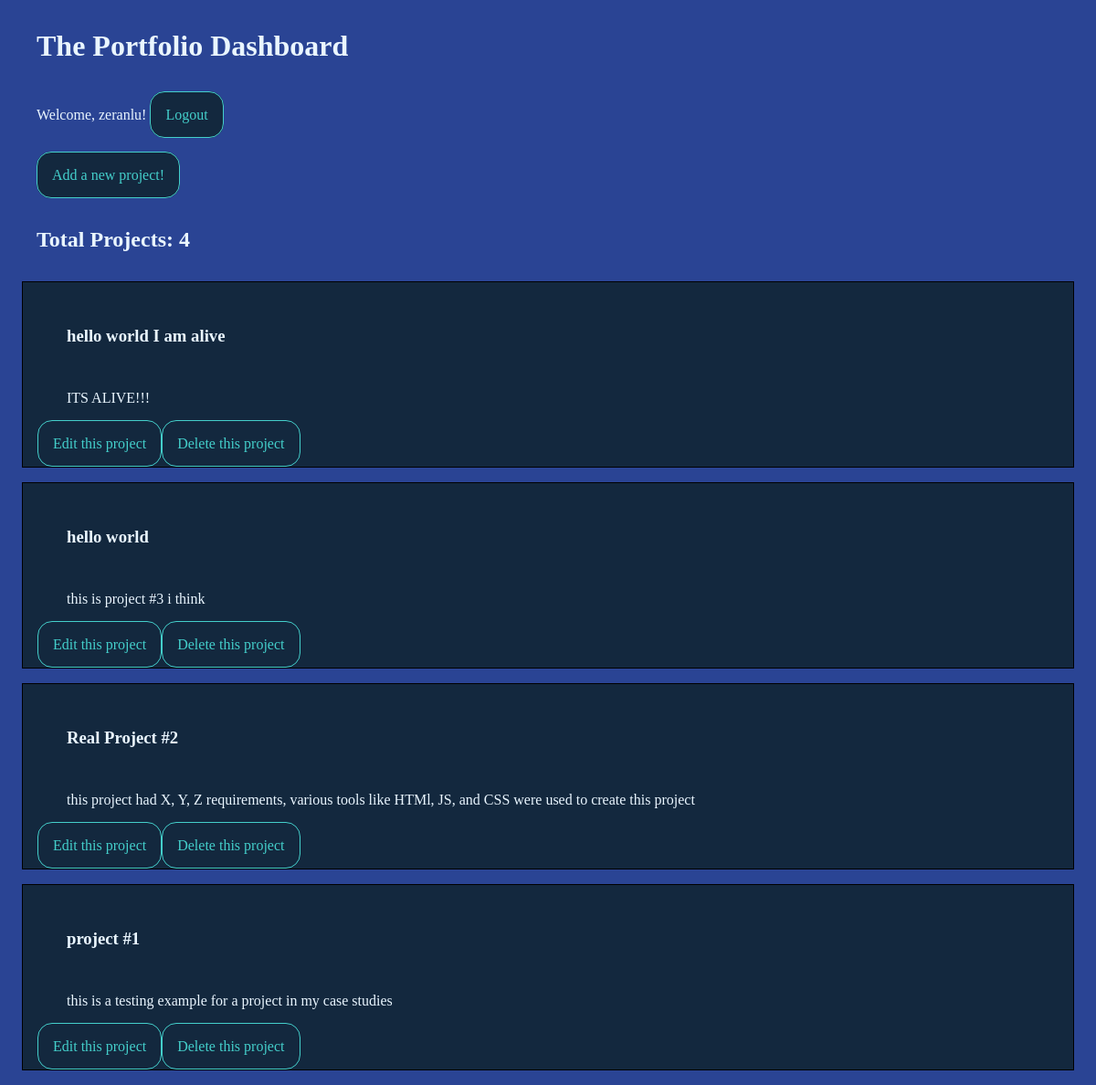
The app's page /admin/dashboard.php (signed in) with its own data.
### tables this page shows
CREATE TABLE IF NOT EXISTS `tbl_case_studies` (
  `case_study_id` int UNSIGNED NOT NULL AUTO_INCREMENT,
  `project_title` varchar(255) NOT NULL,
  `project_desc` text NOT NULL,
  `proj_image_link` varchar(255) NOT NULL,
  `project_github_link` varchar(255) NOT NULL,
  `proj_live_link` varchar(255) NOT NULL,
  PRIMARY KEY (`case_study_id`)
);

### includes/classes/Database.php (called while the page is built, shortened)
<?php
class Database
{
    public function query(string $query, array $bindings = []) {
        $connection = $this->connect();
        $statement = $connection->prepare($query);
        $status = $statement->execute();
        $results = $statement->fetchAll(PDO::FETCH_ASSOC);
        return $results;
    }
    public function connect() {
        $config = $this->getConfig();
        $dsn = $this->getDsn();
        $username = $config['username'];
        $password = $config['password'];
        return new PDO($dsn, $username, $password);
    }
    public function getConfig() {
        return [
            'username' => 'root',
            'password' => '',
            'host' => 'localhost',
            'database' => 'db_portfolio_0225',
            'port' => '3306'
        ];
    }
    public function getDsn() {
        $config = $this->getConfig();
        $host = $config['host'];
        $database = $config['database'];
        $port = $config['port'];
        return 'mysql:host=' . $host .
            ';dbname=' . $database .
            ';port=' . $port .
            ';charset=utf8mb4';
    }
}
?>

### admin/dashboard.php (the view, shortened to what this page needs)
<?php
$database = new Database();
?>
<!DOCTYPE html>
<html lang="en">
<head>
    <link rel="stylesheet" href="CMSstyle.css">
</head>
<body data-page="CMS">
    <h1>The Portfolio Dashboard</h1>
    <p>Welcome,  <?php echo $_SESSION['admin_user']['username']; ?>!
    <a href='login.php?logout=1'>Logout</a></p>
    <p><a href='add.php'>Add a new project!</a></p>
    <?php
    $projects = $database->query('SELECT * FROM tbl_case_studies ORDER BY case_study_id DESC');
    if (!empty($projects)) {
        echo "<h2>Total Projects: " . count($projects) . "</h2>";
        foreach ($projects as $project) {
            echo "<div style='border: 1px solid black; margin: 1rem; padding: 1rem;'>";
            echo "<h3>" . $project['project_title'] . "</h3>";
            echo "<p>" . $project['project_desc'] . "</p>";
            echo "<a href='edit.php?id=" . $project['case_study_id'] . "'>Edit this project</a>";
            echo "<a href='delete.php?id=" . $project['case_study_id'] . "'>Delete this project</a>";
            echo "</div>";
        }
    } else {
            echo "<p>Empty projects section. <a href='add.php'>Please add some more here</a></p>";
        }
    ?>
</body>
</html>

### records on screen
tbl_case_studies: project_title "hello world I am alive", project_desc "ITS ALIVE!!!"
tbl_case_studies: project_title "hello world", project_desc "this is project #3 i think"
tbl_case_studies: project_title "Real Project #2", project_desc "this project had X, Y, Z requirements, various tools like HTMl, JS, and CSS were used to create this project"
tbl_case_studies: project_title "project #1", project_desc "this is a testing example for a project in my case studies"

### other values on screen
$_SESSION['admin_user']['username'] "zeranlu"
count($projects) "4"
